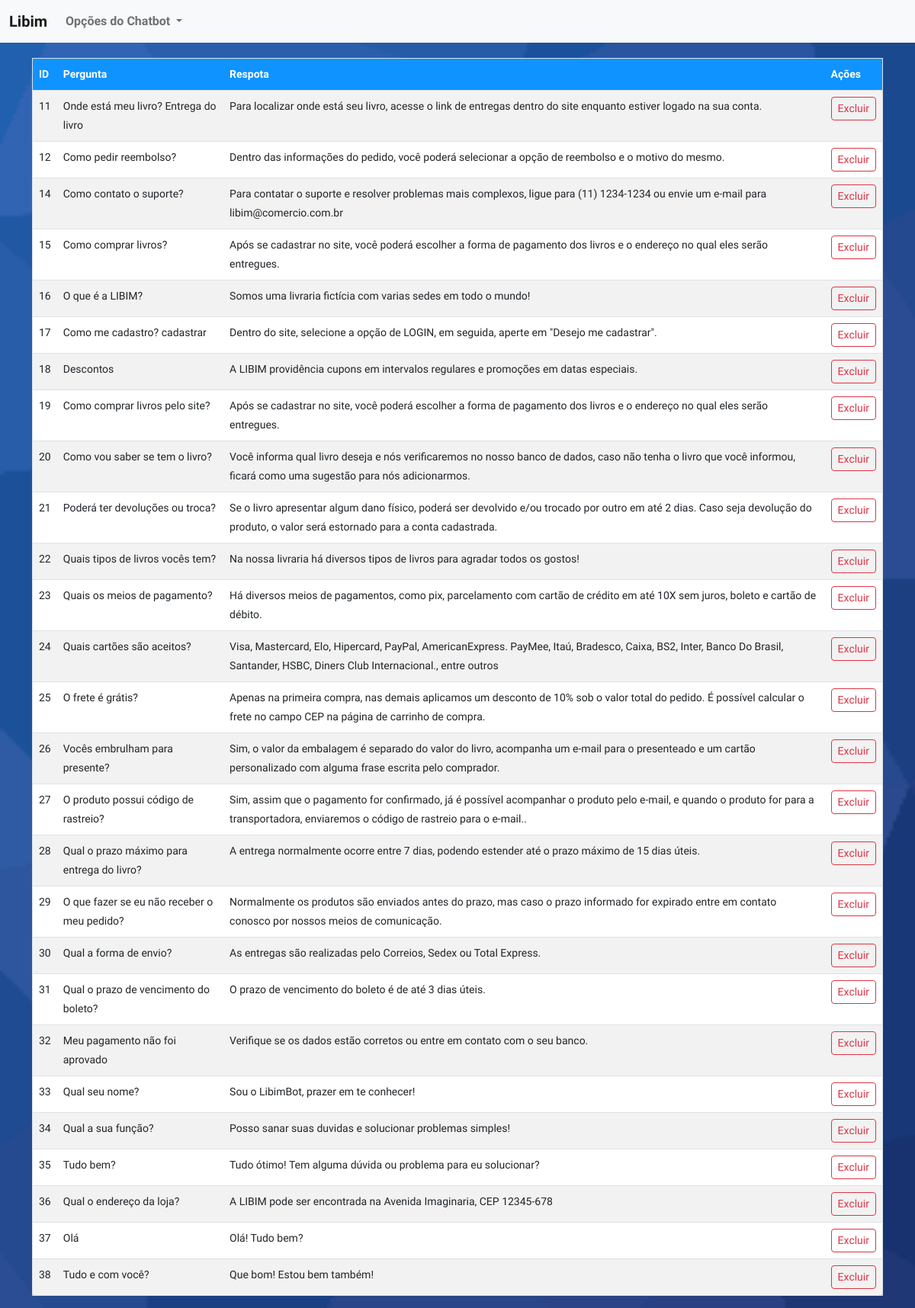
The app's page /conversa/index with its own data.
### app.py (models this page shows, shortened)
class Conversa(db.Model):
    id = db.Column(db.Integer, primary_key=True)
    pergunta = db.Column(db.String, nullable=False)
    resposta = db.Column(db.String, nullable=False)

### app.py (the view)
@app.route('/conversa/index', methods=['GET'])
def conversa_index():
    conversas = Conversa.query.all()
    return render_template('conversa/index.html', conversas=conversas)

### templates/conversa/index.html (shortened to what this page needs)
{% extends 'layout/base.html' %}
{% block content %}
    <table class="table table-striped table-hover">
        <thead>
            <tr id="titulo">
                <th>ID</th>
                <th>Pergunta</th>
                <th>Respota</th>
                <th>Ações</th>
            </tr>
        </thead>
        <tbody>
            {% for conversa in conversas %}
            <tr>
                <td>{{conversa.id}}</td>
                <td>{{conversa.pergunta}}</td>
                <td>{{conversa.resposta}}</td>
                <td><button class="btn btn-outline-danger btn-sm" url="{{url_for('conversa_delete', id=conversa.id)}}" onclick="confirmarExclusao(this)">Excluir</button></td>
            </tr>
            {% endfor %}
        </tbody>
    </table>
{% endblock %}

### templates/layout/base.html (shortened to what this page needs)
<!DOCTYPE html>
<html lang="pt-BR">
    <head>
        <link rel="stylesheet" href="{{ url_for('static', filename='estilo.css') }}">
        <link href="https://cdn.jsdelivr.net/npm/bootstrap@5.2.2/dist/css/bootstrap.min.css" rel="stylesheet">
    </head>
    <body class="fundo" background="{{ url_for('static', filename='bgLivros.png') }}">
        {% include '_partials/_navbar.html' %}
        <div class="container">
            {% block content %}{% endblock %}
        </div>
    </body>
</html>

### templates/_partials/_navbar.html (shortened to what this page needs)
<nav class="navbar navbar-expand-lg navbar-light bg-light">
    <div class="container-fluid">
        <span class="navbar-brand mb-0 h1 fw-bold">Libim</span>
        <div class="collapse navbar-collapse" id="navbarSupportedContent">
            <ul class="navbar-nav me-auto mb-2 mb-lg-0">
                <li class="nav-item dropdown">
                    <a class="nav-link dropdown-toggle fw-bold" href="#" id="navbarDropdown" role="button"
                        data-bs-toggle="dropdown" aria-expanded="false">
                        Opções do Chatbot
                    </a>
                </li>
            </ul>
        </div>
    </div>
</nav>

### static/estilo.css (style rules this page uses)
* { padding: 0px; margin: 0px; font-family: Balsamiq Sans; }
table { font-size: 14px; width: 90%; margin: 20px auto; border: 1px solid black; line-height: 25px; background-color: white; border-radius: 5px; }
tr#titulo { font-weight: bold; color: #fff; background-color: #0f93ff; }
body { background-image: url(bgLivros.png); background-size: cover; margin: 0px; }
a:link { text-decoration: none; font-weight: bold; border-width: 4px; text-align: center; }
.fundo { margin: 0; padding: 0; font-family: sans-serif; background-image:url("bgLivros.png") no-repeat; background-size: cover; }

### records on screen
Conversa: id "11", pergunta "Onde está meu livro? Entrega do livro", resposta "Para localizar onde está seu livro, acesse o link de entregas dentro do site enquanto estiver logado na sua conta."
Conversa: id "12", pergunta "Como pedir reembolso?", resposta "Dentro das informações do pedido, você poderá selecionar a opção de reembolso e o motivo do mesmo."
Conversa: id "14", pergunta "Como contato o suporte?", resposta "Para contatar o suporte e resolver problemas mais complexos, ligue para (11) 1234-1234 ou envie um e-mail para libim@comercio.com.br"
Conversa: id "15", pergunta "Como comprar livros?", resposta "Após se cadastrar no site, você poderá escolher a forma de pagamento dos livros e o endereço no qual eles serão entregues."
Conversa: id "16", pergunta "O que é a LIBIM?", resposta "Somos uma livraria fictícia com varias sedes em todo o mundo!"
Conversa: id "17", pergunta "Como me cadastro? cadastrar", resposta "Dentro do site, selecione a opção de LOGIN, em seguida, aperte em \"Desejo me cadastrar\"."
Conversa: id "18", pergunta "Descontos", resposta "A LIBIM providência cupons em intervalos regulares e promoções em datas especiais."
Conversa: id "19", pergunta "Como comprar livros pelo site?", resposta "Após se cadastrar no site, você poderá escolher a forma de pagamento dos livros e o endereço no qual eles serão entregues."
Conversa: id "20", pergunta "Como vou saber se tem o livro?", resposta "Você informa qual livro deseja e nós verificaremos no nosso banco de dados, caso não tenha o livro que você informou, ficará como uma sugestão para nós adicionarmos."
Conversa: id "21", pergunta "Poderá ter devoluções ou troca?", resposta "Se o livro apresentar algum dano físico, poderá ser devolvido e/ou trocado por outro em até 2 dias. Caso seja devolução do produto, o valor será estornado para a conta cadastrada."
Conversa: id "22", pergunta "Quais tipos de livros vocês tem?", resposta "Na nossa livraria há diversos tipos de livros para agradar todos os gostos!"
Conversa: id "23", pergunta "Quais os meios de pagamento?", resposta "Há diversos meios de pagamentos, como pix, parcelamento com cartão de crédito em até 10X sem juros, boleto e cartão de débito."
Conversa: id "24", pergunta "Quais cartões são aceitos?", resposta "Visa, Mastercard, Elo, Hipercard, PayPal, AmericanExpress. PayMee, Itaú, Bradesco, Caixa, BS2, Inter, Banco Do Brasil, Santander, HSBC, Diners Club Internacional., entre outros"
Conversa: id "25", pergunta "O frete é grátis?", resposta "Apenas na primeira compra, nas demais aplicamos um desconto de 10% sob o valor total do pedido. É possível calcular o frete no campo CEP na página de carrinho de compra."
Conversa: id "26", pergunta "Vocês embrulham para presente?", resposta "Sim, o valor da embalagem é separado do valor do livro, acompanha um e-mail para o presenteado e um cartão personalizado com alguma frase escrita pelo comprador."
Conversa: id "27", pergunta "O produto possui código de rastreio?", resposta "Sim, assim que o pagamento for confirmado, já é possível acompanhar o produto pelo e-mail, e quando o produto for para a transportadora, enviaremos o código de rastreio para o e-mail.."
Conversa: id "28", pergunta "Qual o prazo máximo para entrega do livro?", resposta "A entrega normalmente ocorre entre 7 dias, podendo estender até o prazo máximo de 15 dias úteis."
Conversa: id "29", pergunta "O que fazer se eu não receber o meu pedido?", resposta "Normalmente os produtos são enviados antes do prazo, mas caso o prazo informado for expirado entre em contato conosco por nossos meios de comunicação."
Conversa: id "30", pergunta "Qual a forma de envio?", resposta "As entregas são realizadas pelo Correios, Sedex ou Total Express."
Conversa: id "31", pergunta "Qual o prazo de vencimento do boleto?", resposta "O prazo de vencimento do boleto é de até 3 dias úteis."
Conversa: id "32", pergunta "Meu pagamento não foi aprovado", resposta "Verifique se os dados estão corretos ou entre em contato com o seu banco."
Conversa: id "33", pergunta "Qual seu nome?", resposta "Sou o LibimBot, prazer em te conhecer!"
Conversa: id "34", pergunta "Qual a sua função?", resposta "Posso sanar suas duvidas e solucionar problemas simples!"
Conversa: id "35", pergunta "Tudo bem?", resposta "Tudo ótimo! Tem alguma dúvida ou problema para eu solucionar?"
Conversa: id "36", pergunta "Qual o endereço da loja?", resposta "A LIBIM pode ser encontrada na Avenida Imaginaria, CEP 12345-678"
Conversa: id "37", pergunta "Olá", resposta "Olá! Tudo bem?"
Conversa: id "38", pergunta "Tudo e com você?", resposta "Que bom! Estou bem também!"
